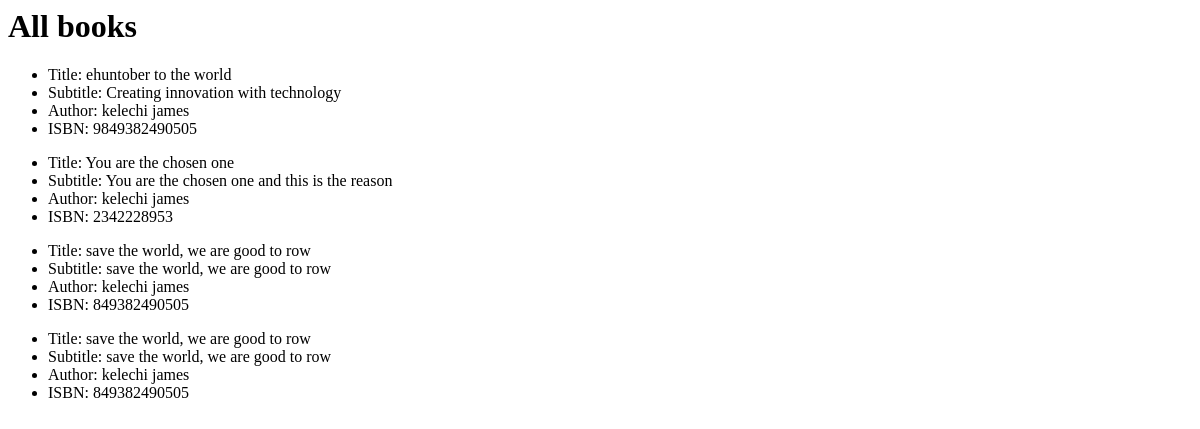
Before: / with the older database file.
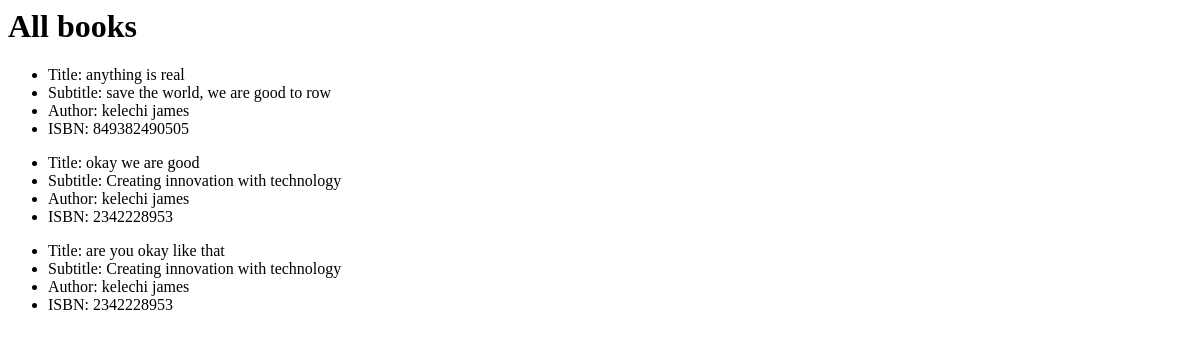
After: the same page with the newer database file.
### books/models.py (models this page shows, shortened)
class Book(models.Model):
    title = models.CharField(max_length=250)
    subtitle = models.CharField(max_length=250)
    author = models.CharField(max_length=100)
    isbn = models.CharField(max_length=13)

### books/views.py (the view)
# urls.py: path("", BookListView.as_view(), name="home"),
class BookListView(ListView):
    model = Book
    template_name = "book_list.html"

### books/templates/books/book_list.html
<h1>All books</h1>
{% for book in book_list %}
<ul>
<li>Title: {{ book.title }}</li>
<li>Subtitle: {{ book.subtitle }}</li>
<li>Author: {{ book.author }}</li>
<li>ISBN: {{ book.isbn }}</li>
</ul>
{% endfor %}

Changed rows visible on the page:
removed Book: title "save the world, we are good to row", subtitle "save the world, we are good to row", author "kelechi james", isbn "849382490505"
changed Book: title "ehuntober to the world" → "anything is real"; subtitle "Creating innovation with technology" → "save the world, we are good to row"; isbn "9849382490505" → "849382490505"
changed Book: title "You are the chosen one" → "okay we are good"; subtitle "You are the chosen one and this is the reason" → "Creating innovation with technology"
changed Book: title "save the world, we are good to row" → "are you okay like that"; subtitle "save the world, we are good to row" → "Creating innovation with technology"; isbn "849382490505" → "2342228953"
